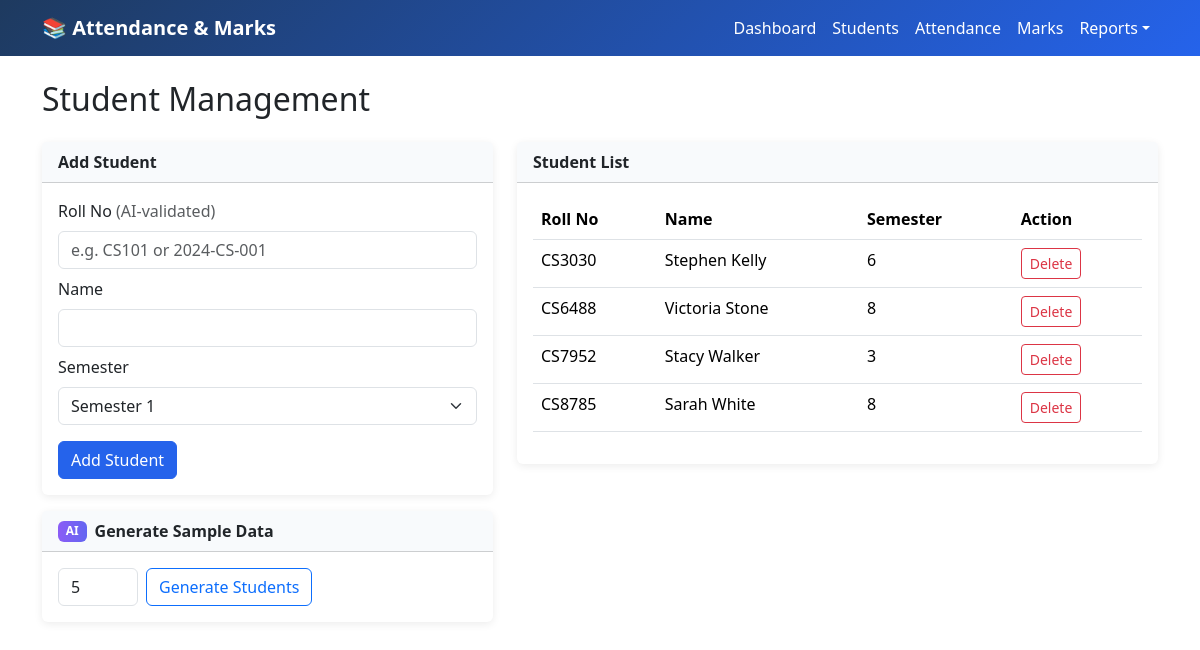
/students, run on the app's committed database.
### tables this page shows
CREATE TABLE students (
            id INTEGER PRIMARY KEY AUTOINCREMENT,
            roll_no TEXT UNIQUE NOT NULL,
            name TEXT NOT NULL,
            semester INTEGER NOT NULL,
            marks REAL DEFAULT 0,
            total_attendance INTEGER DEFAULT 0,
            total_classes INTEGER DEFAULT 0
        );

### app.py (the view, shortened to what this page needs)
@app.route('/students', methods=['GET', 'POST'])
def students():
    conn = get_db()
    students_list = conn.execute('SELECT * FROM students ORDER BY roll_no').fetchall()
    conn.close()
    return render_template('students.html', students=students_list)

### app.py (called while the page is built)
def get_db():
    conn = sqlite3.connect(DATABASE)
    conn.row_factory = sqlite3.Row
    return conn

### templates/students.html (shortened to what this page needs)
{% extends "base.html" %}
{% block content %}
<h2 class="mb-4">Student Management</h2>
<div class="row">
    <div class="col-lg-5 mb-4">
        <div class="card">
            <div class="card-header">Add Student</div>
            <div class="card-body">
                <form method="post">
                    <div class="mb-2">
                        <label class="form-label">Roll No <span class="text-muted">(AI-validated)</span></label>
                        <input type="text" name="roll_no" class="form-control" placeholder="e.g. CS101 or 2024-CS-001" required
                               pattern="[A-Za-z0-9\-]{3,15}" title="3-15 alphanumeric chars, hyphens allowed">
                    </div>
                    <div class="mb-2">
                        <label class="form-label">Name</label>
                        <input type="text" name="name" class="form-control" required>
                    </div>
                    <div class="mb-3">
                        <label class="form-label">Semester</label>
                        <select name="semester" class="form-select" required>
                            {% for i in range(1, 9) %}<option value="{{ i }}">Semester {{ i }}</option>{% endfor %}
                        </select>
                    </div>
                    <button type="submit" class="btn btn-primary">Add Student</button>
                </form>
            </div>
        </div>
        <div class="card mt-3 border-primary">
            <div class="card-header d-flex align-items-center">
                <span class="badge badge-ai bg-primary me-2">AI</span> Generate Sample Data
            </div>
            <div class="card-body">
                <form method="post" action="{{ url_for('ai_generate_sample') }}" class="d-flex gap-2">
                    <input type="number" name="count" value="5" min="1" max="10" class="form-control" style="max-width:80px">
                    <button type="submit" class="btn btn-outline-primary">Generate Students</button>
                </form>
            </div>
        </div>
    </div>
    <div class="col-lg-7">
        <div class="card">
            <div class="card-header">Student List</div>
            <div class="card-body">
                {% if students %}
                    <div class="table-responsive">
                        <table class="table table-hover">
                            <thead><tr><th>Roll No</th><th>Name</th><th>Semester</th><th>Action</th></tr></thead>
                            <tbody>
                                {% for s in students %}
                                <tr>
                                    <td>{{ s.roll_no }}</td>
                                    <td>{{ s.name }}</td>
                                    <td>{{ s.semester }}</td>
                                    <td>
                                        <form method="post" action="{{ url_for('delete_student', student_id=s.id) }}" class="d-inline"
                                              onsubmit="return confirm('Delete this student?');">
                                            <button type="submit" class="btn btn-sm btn-outline-danger">Delete</button>
                                        </form>
                                    </td>
                                </tr>
                                {% endfor %}
                            </tbody>
                        </table>
                    </div>
                {% else %}
                    <p class="text-muted mb-0">No students. Add manually or generate sample data above.</p>
                {% endif %}
            </div>
        </div>
    </div>
</div>
{% endblock %}

### templates/base.html (style rules this page uses)
:root { --accent: #2563eb; --accent-hover: #1d4ed8; }
body { font-family: 'Segoe UI', system-ui, sans-serif; min-height: 100vh; }
.card { border: none; box-shadow: 0 2px 8px rgba(0,0,0,.08); }
.card-header { font-weight: 600; background: #f8fafc; }
.badge-ai { background: linear-gradient(90deg, #8b5cf6, #6366f1); }
.btn-primary { background: var(--accent); border-color: var(--accent); }

### data on the page
students: roll_no "CS3030", name "Stephen Kelly", semester "6"
students: roll_no "CS6488", name "Victoria Stone", semester "8"
students: roll_no "CS7952", name "Stacy Walker", semester "3"
students: roll_no "CS8785", name "Sarah White", semester "8"
